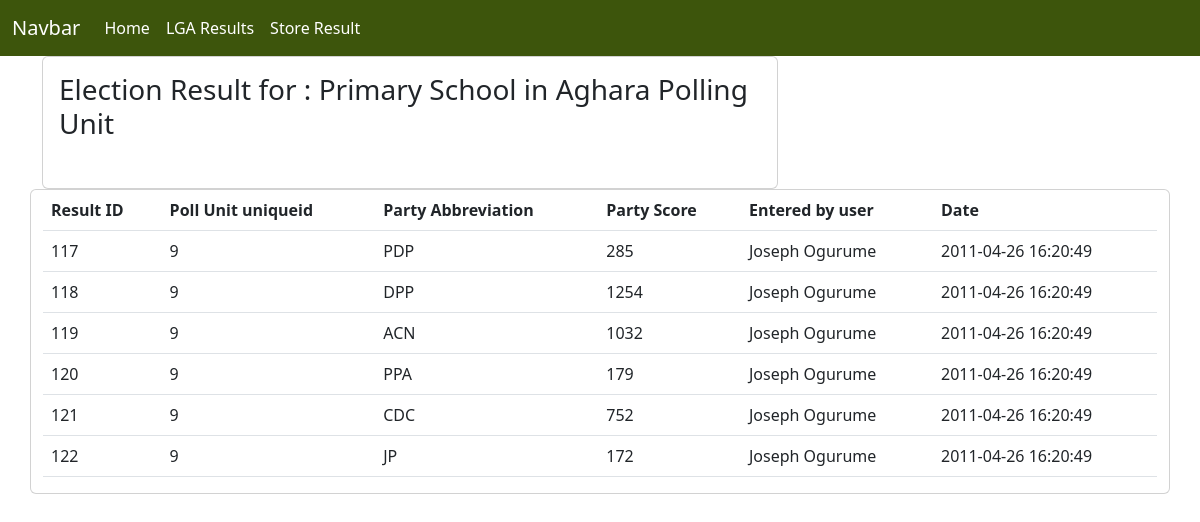
The app's page /results/9 with its own data.
### inecapp/models.py (models this page shows, shortened)
class PollingUnit(models.Model):
    uniqueid = models.AutoField(primary_key=True)
    polling_unit_id = models.IntegerField()
    ward_id = models.IntegerField()
    lga_id = models.IntegerField()
    uniquewardid = models.IntegerField(blank=True, null=True)
    polling_unit_number = models.CharField(max_length=50, blank=True, null=True)
    polling_unit_name = models.CharField(max_length=50, blank=True, null=True)
    polling_unit_description = models.TextField(blank=True, null=True)
    lat = models.CharField(max_length=255, blank=True, null=True)
    long = models.CharField(max_length=255, blank=True, null=True)
    entered_by_user = models.CharField(max_length=50, blank=True, null=True)
    date_entered = models.CharField(max_length=50, blank=True, null=True)
    user_ip_address = models.CharField(max_length=50, blank=True, null=True)
    class Meta:
        managed = False
        db_table = 'polling_unit'

class AnnouncedPuResults(models.Model):
    result_id = models.AutoField(primary_key=True)
    polling_unit_uniqueid = models.CharField(max_length=50)
    party_abbreviation = models.CharField(max_length=4)
    party_score = models.IntegerField()
    entered_by_user = models.CharField(max_length=50)
    date_entered = models.CharField(max_length=50, blank=True, null=True)
    user_ip_address = models.CharField(max_length=50)
    class Meta:
        managed = False
        db_table = 'announced_pu_results'

### inecapp/views.py (the view)
# urls.py: path('results/<uniqueid>', view_result, name='view_result'),
def view_result(request, uniqueid):
    poll_unit = get_object_or_404(PollingUnit, uniqueid=uniqueid)
    result = AnnouncedPuResults.objects.all().filter(polling_unit_uniqueid=uniqueid)
    context = {
        'result':result,
        'poll_unit': poll_unit
    }
    return render(request, 'poll_result.html', context)

### templates/poll_result.html
{% extends "base.html" %}
{% load i18n %}
{% block content %}
<div class="container">
	<div class="row">
		<div class="col-lg-8">
			<div class="card">
			  <div class="card-body">
				  <h3 class="card-title">Election Result for : {{ poll_unit.polling_unit_name }} Polling Unit</h3><br/>
				  </div>
			</div>
		</div><br/><br/>
        <div class="card">
            <table class="table" style="background-color: #fff;">
                <thead>
                  <tr>
                    <th scope="col">Result ID</th>
                    <th scope="col">Poll Unit uniqueid</th>
                    <th scope="col">Party Abbreviation</th>
                    <th scope="col">Party Score</th>
                    <th scope="col">Entered by user</th>
					<th scope="col">Date</th>
                  </tr>
                </thead>
              {% if result %}
                <tbody>
                  {% for obj in result %}
                  <tr>
					<td>{{ obj.result_id }}</td>
                    <td>{{ obj.polling_unit_uniqueid }}</td>
                    <td>{{ obj.party_abbreviation }}</td>
                    <td>{{ obj.party_score }}</td>
                    <td>{{ obj.entered_by_user }}</td>
                    <td>{{ obj.date_entered }}</td>
                  </tr>
                  {% endfor %}
                </tbody>
              {% endif %}
            </table>
    </div>
</div>
{% endblock %}

### records on screen
PollingUnit: polling_unit_name "Primary School in Aghara"
AnnouncedPuResults: result_id "117", polling_unit_uniqueid "9", party_abbreviation "PDP", party_score "285", entered_by_user "Joseph Ogurume", date_entered "2011-04-26 16:20:49"
AnnouncedPuResults: result_id "118", polling_unit_uniqueid "9", party_abbreviation "DPP", party_score "1254", entered_by_user "Joseph Ogurume", date_entered "2011-04-26 16:20:49"
AnnouncedPuResults: result_id "119", polling_unit_uniqueid "9", party_abbreviation "ACN", party_score "1032", entered_by_user "Joseph Ogurume", date_entered "2011-04-26 16:20:49"
AnnouncedPuResults: result_id "120", polling_unit_uniqueid "9", party_abbreviation "PPA", party_score "179", entered_by_user "Joseph Ogurume", date_entered "2011-04-26 16:20:49"
AnnouncedPuResults: result_id "121", polling_unit_uniqueid "9", party_abbreviation "CDC", party_score "752", entered_by_user "Joseph Ogurume", date_entered "2011-04-26 16:20:49"
AnnouncedPuResults: result_id "122", polling_unit_uniqueid "9", party_abbreviation "JP", party_score "172", entered_by_user "Joseph Ogurume", date_entered "2011-04-26 16:20:49"
